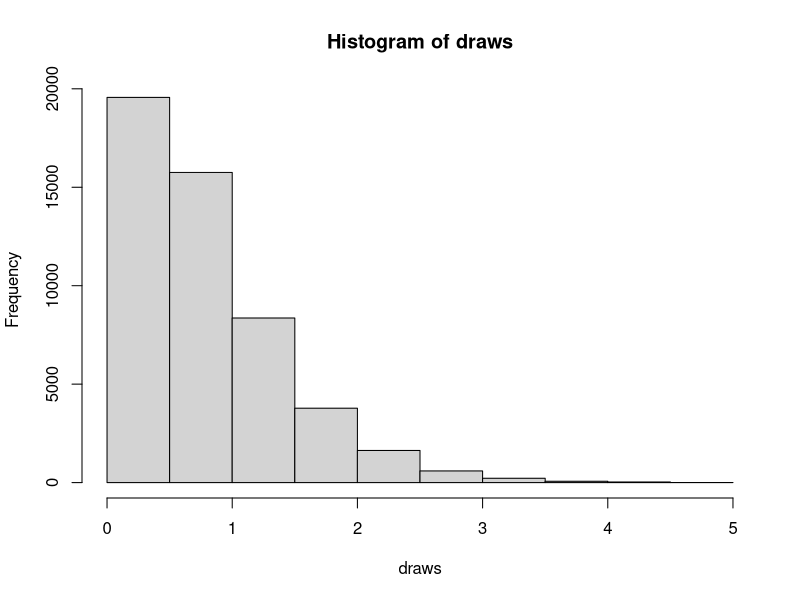
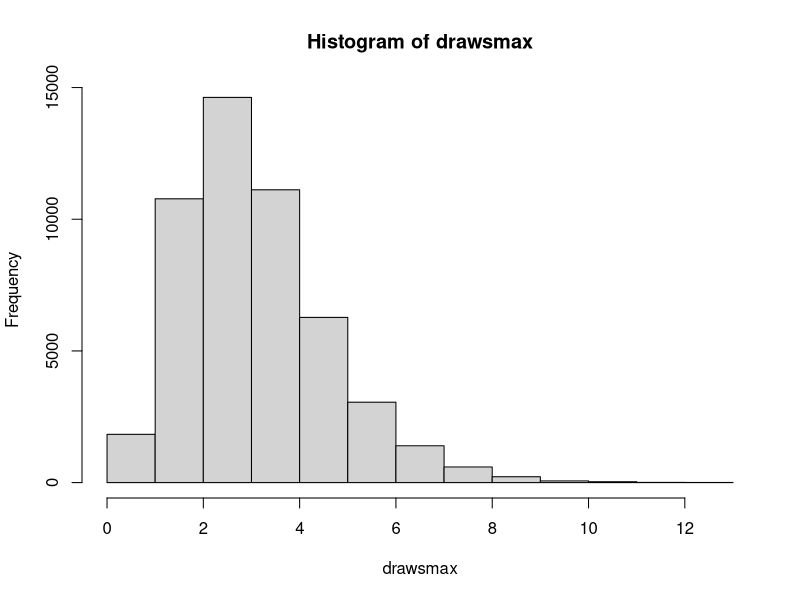
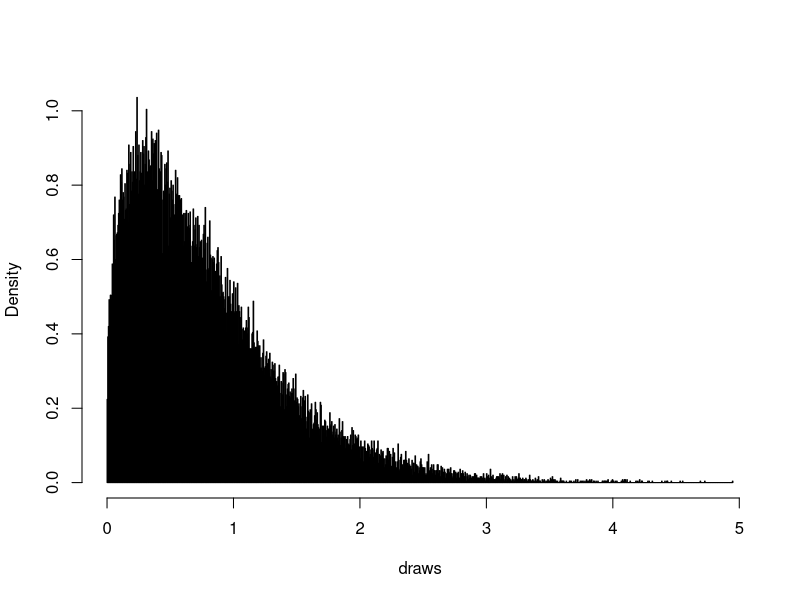

The R source for these figures, in order: (Note: this script raises an error after producing the figures.)
## ---- chunk 1
library(tidyverse)
draws <- rep(NA, 50000)
for (i in seq_along(draws)) {
  draws[i] <- min(rweibull(3, shape = 1.3, scale = 2))
}

hist(draws)

pweibull(3,1.3,2)


drawsmax <- rep(NA, 50000)
for (i in seq_along(draws)) {
  drawsmax[i] <- max(rweibull(3, shape = 1.3, scale = 2))
}

hist(drawsmax)



hist(draws, breaks = 1000, freq = FALSE, main = "")
curve(fk(x, 1, 3), lwd = 3, add = TRUE, col = "blue")


hist(drawsmax, breaks = 1000, freq = FALSE, main = "")
curve(fk(x, 3, 3), lwd = 3, add = TRUE, col = "blue")

fk <- function(x,k,n){
  k*
  choose(n,k)*
  (pweibull(x, 1.3, 2))^(k-1)*
  (1-pweibull(x, 1.3, 2))^(n-k)*
  dweibull(x, 1.3, 2)
}



